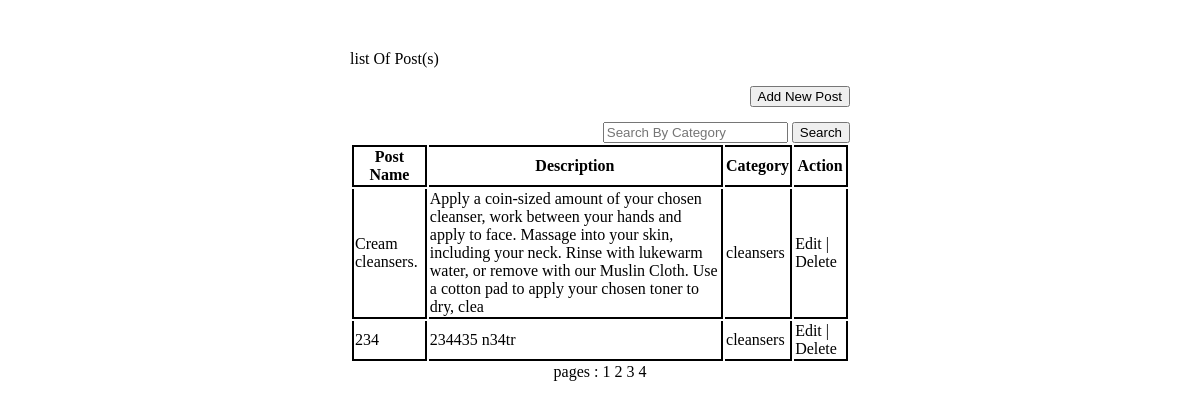
Screenshot of /CI/index.php/blog/view_post?page=2 with the database file from the repository.
### tables this page shows
CREATE TABLE `post_details` (
  `id` int(11) NOT NULL AUTO_INCREMENT,
  `name` varchar(255) DEFAULT NULL,
  `description` varchar(255) DEFAULT NULL,
  `category` varchar(255) DEFAULT NULL,
  `user_id` int(11) DEFAULT NULL,
  PRIMARY KEY (`id`)
);

### CI/application/controllers/blog.php (called while the page is built, shortened)
<?php
class Blog extends CI_Controller{
	private $data = [];
	public function __construct()
	{
 		$this->load->model('blog_m');
 		$this->load->library(array('form_validation','session'));
	}
	public function view_post()
	{
		$list_per_page = 2;
		$count =count($this->blog_m->get_user_post());
        $this->data['page'] = $page = $this->input->get('page');
        $this->data['total_pages'] = $total_pages = ceil($count/$list_per_page);
         $this->data['post_details'] = $this->blog_m->get_user_post($list_per_page,($page-1)*$list_per_page);
         $this->data['search'] = $search = '';
		$this->load->view('post_view.php',$this->data);
	}
}
?>

### CI/index.php (called while the page is built, shortened)
<?php
require_once BASEPATH.'core/CodeIgniter.php';

### CI/application/models/blog_m.php (called while the page is built, shortened)
<?php
class blog_m extends CI_Model{
		public function get_user_post($limit=false,$offset=false)
		{
			$this->db->select('');
			$this->db->from('post_details');
			if($limit || $offset)
			{
					$this->db->limit($limit,$offset);
		    }
			$res = $this->db->get()->result();
			if(!empty($res))
				return $res;
			else
				false;
		}
}
?>

### CI/application/views/post_view.php (the view, shortened to what this page needs)
<!DOCTYPE hmtl>
<html>
<head>
	<link rel="stylesheet" hef="<?php echo base_url()?>style/style.css">
</head>
<body>
<div class ="outer">
        <div>
          <div>
            <span>list Of Post(s)</span>
          </div>
          <br>
          	<div>
                    <button type="button" style="float:right;"><a href="<?php echo base_url()?>index.php/blog/add_post">Add New Post</a></button>
            </div>
            <br><br>
             <div  style="float:right;">
             		<input type="text" placeholder="Search By Category" id="search">
                    <button onclick="addview();" type="button">Search</button>
            </div>
        </div>
      <div class="portlet-body">
      <table class="inner">
      <thead>
      <tr>
        <th style="border-left: 2px solid black;">Post Name</th>
        <th>Description</th>
        <th>Category</th>
        <th>Action</th>
      </tr>
      </thead>
      <tbody>
      <?php if(!empty($post_details))
      {
      	foreach($post_details as $key =>  $row){
      		?>
      <tr>
              <td style="border-left: 2px solid black;"> <?php print_r($row->name); ?> </td>
              <td> <?php print_r($row->description); ?> </td>
              <td> <?php  print_r($row->category); ?></td>
              <td><a href="<?php echo base_url()?>index.php/blog/edit_post?id=<?php echo $row->id;?>">Edit |</a>
              <a href="<?php echo base_url()?>index.php/blog/delete_post?id=<?php echo $row->id;?>">Delete</a></td>
      </tr>
      <?php
  			}
  		}?>
      </tbody>
      </table>
      	<center>
      		<?php
        	if($total_pages)
        	{
        		echo 'pages : ';
			for($i= 1;$i<=$total_pages;$i++)
			 {
				if($i == $page)
				{
					echo $i.' ';
				}
				else
				{
				  echo '<a href="'.base_url().'index.php/blog/view_post?page='.$i.'">'.$i.' </a>';
				}
			  }
			}
            ?>
         </center>
    </div>
</div>
</body>
</html>

### CI/application/views/post_view.php (style rules this page uses)
a { text-decoration: none; color:black; }
.outer { width: 500px; height: 400px; margin: 50px auto 0 auto; }
th { border-top: 2px solid black; }
th,td { border-bottom: 2px solid black; border-right: 2px solid black; }

### rows the page displays
post_details: value "Cream cleansers. Apply a coin-sized amount of your chosen cleanser, work between your hands and apply to face. Massage into your skin, including your neck. Rinse with lukewarm water, or remove with our Muslin Cloth. Use a cotton pad to apply your chosen toner to dry, clea cleansers"
post_details: value "234 234435 n34tr cleansers"
